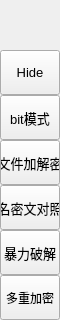
        <widget class="QFrame" name="leftMenuBg">
         <property name="minimumSize">
          <size>
           <width>60</width>
           <height>0</height>
          </size>
         </property>
         <property name="maximumSize">
          <size>
           <width>60</width>
           <height>16777215</height>
          </size>
         </property>
         <property name="frameShape">
          <enum>QFrame::NoFrame</enum>
         </property>
         <property name="frameShadow">
          <enum>QFrame::Raised</enum>
         </property>
         <layout class="QVBoxLayout" name="verticalLayout_3">
          <property name="spacing">
           <number>0</number>
          </property>
          <property name="leftMargin">
           <number>0</number>
          </property>
          <property name="topMargin">
           <number>0</number>
          </property>
          <property name="rightMargin">
           <number>0</number>
          </property>
          <property name="bottomMargin">
           <number>0</number>
          </property>
          <item>
           <widget class="QFrame" name="topLogoInfo">
            <property name="minimumSize">
             <size>
              <width>0</width>
              <height>50</height>
             </size>
            </property>
            <property name="maximumSize">
             <size>
              <width>16777215</width>
              <height>50</height>
             </size>
            </property>
            <property name="frameShape">
             <enum>QFrame::NoFrame</enum>
            </property>
            <property name="frameShadow">
             <enum>QFrame::Raised</enum>
            </property>
            <widget class="QFrame" name="topLogo">
             <property name="geometry">
              <rect>
               <x>10</x>
               <y>5</y>
               <width>42</width>
               <height>42</height>
              </rect>
             </property>
             <property name="minimumSize">
              <size>
               <width>42</width>
               <height>42</height>
              </size>
             </property>
             <property name="maximumSize">
              <size>
               <width>42</width>
               <height>42</height>
              </size>
             </property>
             <property name="frameShape">
              <enum>QFrame::NoFrame</enum>
             </property>
             <property name="frameShadow">
              <enum>QFrame::Raised</enum>
             </property>
            </widget>
            <widget class="QLabel" name="titleLeftApp">
             <property name="geometry">
              <rect>
               <x>70</x>
               <y>8</y>
               <width>160</width>
               <height>20</height>
              </rect>
             </property>
             <property name="font">
              <font>
               <family>Segoe UI Semibold</family>
               <pointsize>12</pointsize>
               <italic>false</italic>
               <bold>false</bold>
              </font>
             </property>
             <property name="text">
              <string>Simple-DES</string>
             </property>
             <property name="alignment">
              <set>Qt::AlignLeading|Qt::AlignLeft|Qt::AlignTop</set>
             </property>
            </widget>
            <widget class="QLabel" name="titleLeftDescription">
             <property name="geometry">
              <rect>
               <x>70</x>
               <y>27</y>
               <width>160</width>
               <height>16</height>
              </rect>
             </property>
             <property name="maximumSize">
              <size>
               <width>16777215</width>
               <height>16</height>
              </size>
             </property>
             <property name="font">
              <font>
               <family>Segoe UI</family>
               <pointsize>8</pointsize>
               <italic>false</italic>
               <bold>false</bold>
              </font>
             </property>
             <property name="text">
              <string>AaronHowell / Jiang</string>
             </property>
             <property name="alignment">
              <set>Qt::AlignLeading|Qt::AlignLeft|Qt::AlignTop</set>
             </property>
            </widget>
           </widget>
          </item>
          <item>
           <widget class="QFrame" name="leftMenuFrame">
            <property name="frameShape">
             <enum>QFrame::NoFrame</enum>
            </property>
            <property name="frameShadow">
             <enum>QFrame::Raised</enum>
            </property>
            <layout class="QVBoxLayout" name="verticalMenuLayout">
             <property name="spacing">
              <number>0</number>
             </property>
             <property name="leftMargin">
              <number>0</number>
             </property>
             <property name="topMargin">
              <number>0</number>
             </property>
             <property name="rightMargin">
              <number>0</number>
             </property>
             <property name="bottomMargin">
              <number>0</number>
             </property>
             <item>
              <widget class="QFrame" name="toggleBox">
               <property name="maximumSize">
                <size>
                 <width>16777215</width>
                 <height>45</height>
                </size>
               </property>
               <property name="frameShape">
                <enum>QFrame::NoFrame</enum>
               </property>
               <property name="frameShadow">
                <enum>QFrame::Raised</enum>
               </property>
               <layout class="QVBoxLayout" name="verticalLayout_4">
                <property name="spacing">
                 <number>0</number>
                </property>
                <property name="leftMargin">
                 <number>0</number>
                </property>
                <property name="topMargin">
                 <number>0</number>
                </property>
                <property name="rightMargin">
                 <number>0</number>
                </property>
                <property name="bottomMargin">
                 <number>0</number>
                </property>
                <item>
                 <widget class="QPushButton" name="toggleButton">
                  <property name="sizePolicy">
                   <sizepolicy hsizetype="Expanding" vsizetype="Fixed">
                    <horstretch>0</horstretch>
                    <verstretch>0</verstretch>
                   </sizepolicy>
                  </property>
                  <property name="minimumSize">
                   <size>
                    <width>0</width>
                    <height>45</height>
                   </size>
                  </property>
                  <property name="font">
                   <font>
                    <family>Segoe UI</family>
                    <pointsize>10</pointsize>
                    <italic>false</italic>
                    <bold>false</bold>
                   </font>
                  </property>
                  <property name="cursor">
                   <cursorShape>PointingHandCursor</cursorShape>
                  </property>
                  <property name="layoutDirection">
                   <enum>Qt::LeftToRight</enum>
                  </property>
                  <property name="styleSheet">
                   <string notr="true">background-image: url(:/icons/images/icons/icon_menu.png);</string>
                  </property>
                  <property name="text">
                   <string>Hide</string>
                  </property>
                 </widget>
                </item>
               </layout>
              </widget>
             </item>
             <item alignment="Qt::AlignTop">
              <widget class="QFrame" name="topMenu">
               <property name="frameShape">
                <enum>QFrame::NoFrame</enum>
               </property>
               <property name="frameShadow">
                <enum>QFrame::Raised</enum>
               </property>
               <layout class="QVBoxLayout" name="verticalLayout_8">
                <property name="spacing">
                 <number>0</number>
                </property>
                <property name="leftMargin">
                 <number>0</number>
                </property>
                <property name="topMargin">
                 <number>0</number>
                </property>
                <property name="rightMargin">
                 <number>0</number>
                </property>
                <property name="bottomMargin">
                 <number>0</number>
                </property>
                <item>
                 <widget class="QPushButton" name="btn_bit">
                  <property name="sizePolicy">
                   <sizepolicy hsizetype="Expanding" vsizetype="Fixed">
                    <horstretch>0</horstretch>
                    <verstretch>0</verstretch>
                   </sizepolicy>
                  </property>
                  <property name="minimumSize">
                   <size>
                    <width>0</width>
                    <height>45</height>
                   </size>
                  </property>
                  <property name="font">
                   <font>
                    <family>Segoe UI</family>
                    <pointsize>10</pointsize>
                    <italic>false</italic>
                    <bold>false</bold>
                   </font>
                  </property>
                  <property name="cursor">
                   <cursorShape>PointingHandCursor</cursorShape>
                  </property>
                  <property name="layoutDirection">
                   <enum>Qt::LeftToRight</enum>
                  </property>
                  <property name="styleSheet">
                   <string notr="true">background-image: url(:/icons/images/icons/cil-ethernet.png)</string>
                  </property>
                  <property name="text">
                   <string>bit模式</string>
                  </property>
                 </widget>
                </item>
                <item>
                 <widget class="QPushButton" name="btn_new">
                  <property name="sizePolicy">
                   <sizepolicy hsizetype="Expanding" vsizetype="Fixed">
                    <horstretch>0</horstretch>
                    <verstretch>0</verstretch>
                   </sizepolicy>
                  </property>
                  <property name="minimumSize">
                   <size>
                    <width>0</width>
                    <height>45</height>
                   </size>
                  </property>
                  <property name="font">
                   <font>
                    <family>Segoe UI</family>
                    <pointsize>10</pointsize>
                    <italic>false</italic>
                    <bold>false</bold>
                   </font>
                  </property>
                  <property name="cursor">
                   <cursorShape>PointingHandCursor</cursorShape>
                  </property>
                  <property name="layoutDirection">
                   <enum>Qt::LeftToRight</enum>
                  </property>
                  <property name="styleSheet">
                   <string notr="true">background-image: url(:/icons/images/icons/cil-description.png);</string>
                  </property>
                  <property name="text">
                   <string>文件加解密</string>
                  </property>
                 </widget>
                </item>
                <item>
                 <widget class="QPushButton" name="btn_save">
                  <property name="sizePolicy">
                   <sizepolicy hsizetype="Expanding" vsizetype="Fixed">
                    <horstretch>0</horstretch>
                    <verstretch>0</verstretch>
                   </sizepolicy>
                  </property>
                  <property name="minimumSize">
                   <size>
                    <width>0</width>
                    <height>45</height>
                   </size>
                  </property>
                  <property name="font">
                   <font>
                    <family>Segoe UI</family>
                    <pointsize>10</pointsize>
                    <italic>false</italic>
                    <bold>false</bold>
                   </font>
                  </property>
                  <property name="cursor">
                   <cursorShape>PointingHandCursor</cursorShape>
                  </property>
                  <property name="layoutDirection">
                   <enum>Qt::LeftToRight</enum>
                  </property>
                  <property name="styleSheet">
                   <string notr="true">background-image: url(:/icons/images/icons/cil-closed-captioning.png)</string>
                  </property>
                  <property name="text">
                   <string>名密文对照</string>
                  </property>
                 </widget>
                </item>
                <item>
                 <widget class="QPushButton" name="btn_try">
                  <property name="sizePolicy">
                   <sizepolicy hsizetype="Expanding" vsizetype="Fixed">
                    <horstretch>0</horstretch>
                    <verstretch>0</verstretch>
                   </sizepolicy>
                  </property>
                  <property name="minimumSize">
                   <size>
                    <width>0</width>
                    <height>45</height>
                   </size>
                  </property>
                  <property name="font">
                   <font>
                    <family>Segoe UI</family>
                    <pointsize>10</pointsize>
                    <italic>false</italic>
                    <bold>false</bold>
                   </font>
                  </property>
                  <property name="cursor">
                   <cursorShape>PointingHandCursor</cursorShape>
                  </property>
                  <property name="layoutDirection">
                   <enum>Qt::LeftToRight</enum>
                  </property>
                  <property name="styleSheet">
                   <string notr="true">background-image: url(:/icons/images/icons/cil-exposure.png)</string>
                  </property>
                  <property name="text">
                   <string>暴力破解</string>
                  </property>
                 </widget>
                </item>
                <item>
                 <widget class="QPushButton" name="btn_multiple">
                  <property name="minimumSize">
                   <size>
                    <width>0</width>
                    <height>45</height>
                   </size>
                  </property>
                  <property name="styleSheet">
                   <string notr="true">
background-image: url(:/icons/images/icons/cil-loop-circular.png)</string>
                  </property>
                  <property name="text">
                   <string>多重加密</string>
                  </property>
                 </widget>
                </item>
               </layout>
              </widget>
             </item>
             <item alignment="Qt::AlignBottom">
              <widget class="QFrame" name="bottomMenu">
               <property name="frameShape">
                <enum>QFrame::NoFrame</enum>
               </property>
               <property name="frameShadow">
                <enum>QFrame::Raised</enum>
               </property>
               <layout class="QVBoxLayout" name="verticalLayout_9">
                <property name="spacing">
                 <number>0</number>
                </property>
                <property name="leftMargin">
                 <number>0</number>
                </property>
                <property name="topMargin">
                 <number>0</number>
                </property>
                <property name="rightMargin">
                 <number>0</number>
                </property>
                <property name="bottomMargin">
                 <number>0</number>
                </property>
               </layout>
              </widget>
             </item>
            </layout>
           </widget>
          </item>
         </layout>
        </widget>
